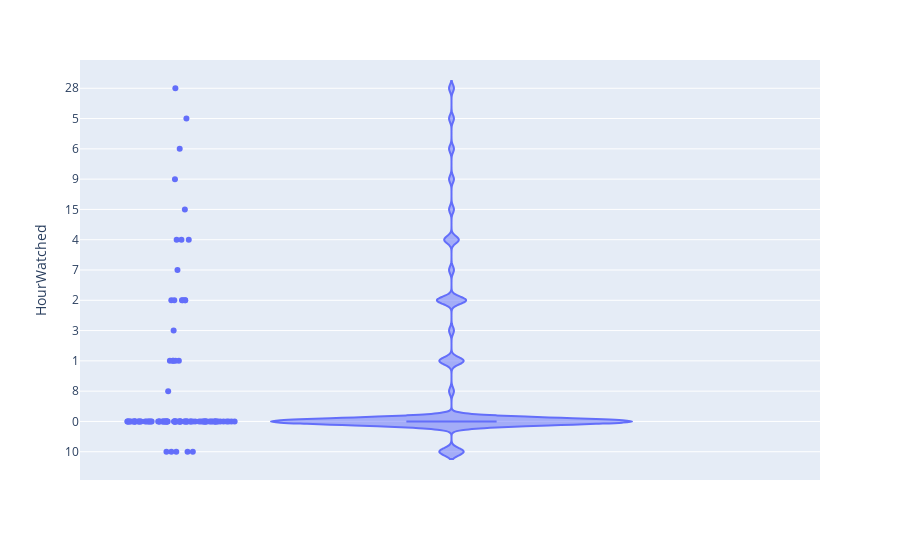

Notebook cell for this chart:
### Code cell
violin = df.drop(df[df.HourWatched == 0].index)
fig = px.violin(violin, y='HourWatched', box=True, points='all')
fig.show()

### Figure 1 — Plotly figure (JSON) as saved in the notebook; plotly's stock layout.template omitted (floating-point values rounded to 4 significant figures)
{"data": [{"alignmentgroup": "True", "box": {"visible": true}, "hovertemplate": "HourWatched=%{y}<extra></extra>", "legendgroup": "", "marker": {"color": "#636efa"}, "name": "", "offsetgroup": "", "orientation": "v", "points": "all", "scalegroup": "True", "showlegend": false, "type": "violin", "x0": " ", "xaxis": "x", "y": ["10", "0", "0", "8", "0", "0", "0", "0", "0", "0", "1", "0", "0", "0", "3", "2", "0", "0", "0", "0", "10", "0", "7", "0", "0", "0", "4", "1", "0", "0", "0", "0", "0", "0", "0", "0", "0", "10", "2", "0", "0", "1", "0", "15", "2", "0", "0", "4", "0", "0", "0", "10", "0", "0", "0", "0", "0", "0", "0", "0", "0", "0", "1", "2", "0", "0", "0", "0", "0", "0", "0", "0", "0", "0", "0", "0", "0", "0", "0", "2", "9", "0", "0", "0", "10", "0", "0", "6", "0", "0", "5", "0", "28", "0", "0", "0", "0", "0", "4", "2", "1"], "y0": " ", "yaxis": "y"}], "layout": {"legend": {"tracegroupgap": 0}, "margin": {"t": 60}, "violinmode": "group", "xaxis": {"anchor": "y", "domain": [0, 1]}, "yaxis": {"anchor": "x", "domain": [0, 1], "title": {"text": "HourWatched"}}}}
